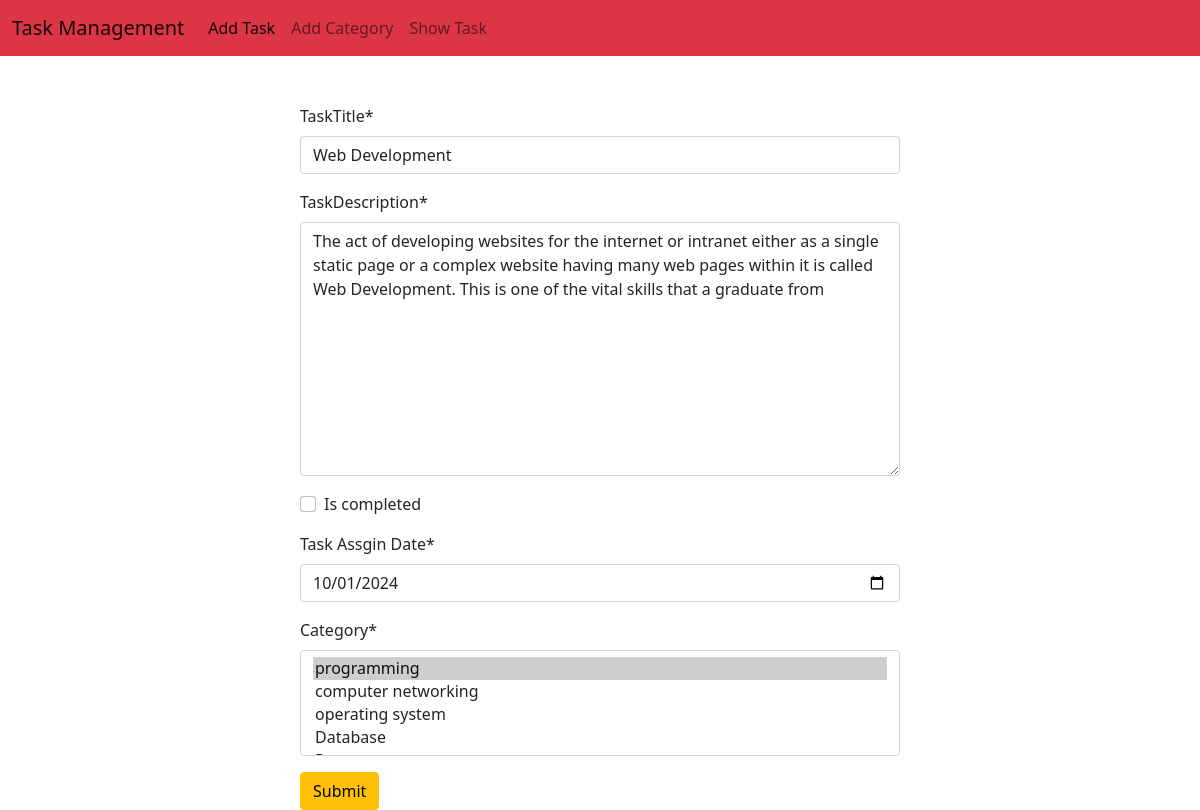
Screenshot of /edit/20/ with the database file from the repository.
### task/models.py (models this page shows, shortened)
class TaskModel(models.Model):
    taskTitle = models.CharField(max_length=100)
    taskDescription = models.TextField()
    is_completed = models.BooleanField()
    Task_Assgin_Date = models.DateField(verbose_name="Task Assgin Date")
    category = models.ManyToManyField(CateoryModel)

### task_management_project/views.py (the view)
# urls.py: path('edit/<int:id>/',Task_edit,name="task_edit"),
def Task_edit(request, id):
     edit = TaskModel.objects.get(pk=id)
     if request.method =='POST':
        edit_task = TaskForm(request.POST, instance=edit)
        if edit_task.is_valid():
            edit_task.save()
            return redirect('task_show')
     else:
        edit_task = TaskForm(instance=edit)
     return render(request, 'add_task.html', {"form": edit_task})

### task/forms.py
class TaskForm(forms.ModelForm):
    class Meta:
     model = TaskModel
     fields = '__all__'
     widgets ={
         "Task_Assgin_Date": forms.DateInput(attrs={'type':'date'})
     }

### category/models.py (called while the page is built)
    def __str__(self):
       return self.category_name

### task/Templates/add_task.html (shortened to what this page needs)
{% extends "base.html" %}  {% block content %}
<form method="POST" style="width: 50%; margin: auto" class="pt-5">
  {% load crispy_forms_tags%} {% csrf_token %} {{form | crispy}}
  <button type="submit" class="btn btn-warning">Submit</button>
</form>
{% endblock %}

### rows the page displays
TaskModel: taskTitle "Web Development", taskDescription "The act of developing websites for the internet or intranet either as a single static page or a complex website having many web pages within it is called Web Development. This is one of the vital skills that a graduate from", Task_Assgin_Date "10/01/2024"
